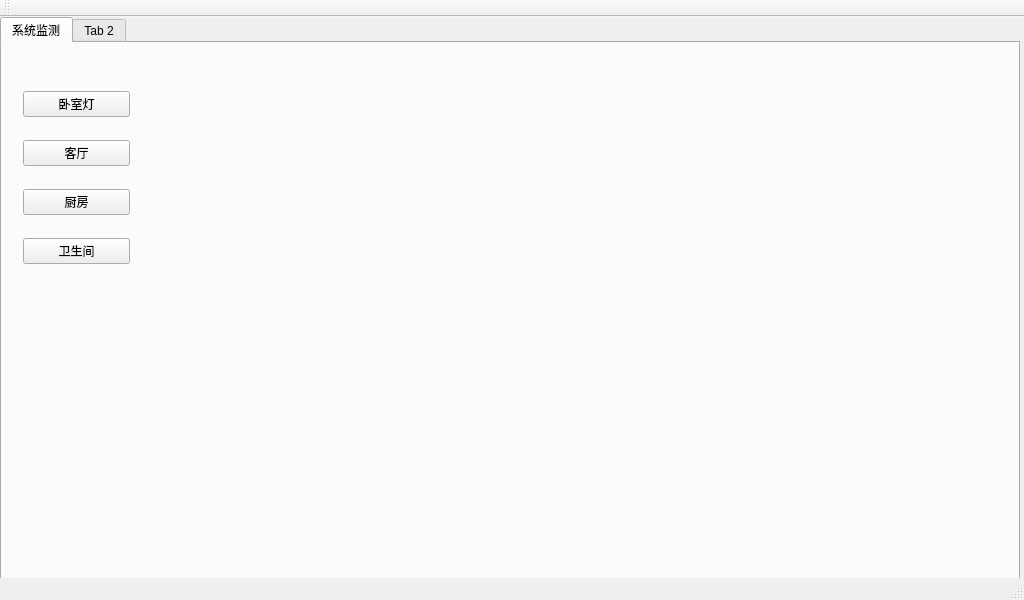
<?xml version="1.0" encoding="UTF-8"?>
<ui version="4.0">
 <class>MainWindow</class>
 <widget class="QMainWindow" name="MainWindow">
  <property name="geometry">
   <rect>
    <x>0</x>
    <y>0</y>
    <width>1024</width>
    <height>600</height>
   </rect>
  </property>
  <property name="windowTitle">
   <string>MainWindow</string>
  </property>
  <widget class="QWidget" name="centralWidget">
   <widget class="QTabWidget" name="tabWidget">
    <property name="geometry">
     <rect>
      <x>0</x>
      <y>0</y>
      <width>1020</width>
      <height>580</height>
     </rect>
    </property>
    <property name="currentIndex">
     <number>0</number>
    </property>
    <widget class="QWidget" name="tab_monitor">
     <attribute name="title">
      <string>系统监测</string>
     </attribute>
     <widget class="QWidget" name="gridLayoutWidget">
      <property name="geometry">
       <rect>
        <x>10</x>
        <y>20</y>
        <width>241</width>
        <height>231</height>
       </rect>
      </property>
      <layout class="QGridLayout" name="gridLayout_2">
       <item row="0" column="0">
        <widget class="QPushButton" name="pushButton_bed">
         <property name="text">
          <string>卧室灯</string>
         </property>
        </widget>
       </item>
       <item row="1" column="1">
        <widget class="QLabel" name="label_saloon">
         <property name="styleSheet">
          <string notr="true">image: url(:/images/light.jpg);
image: url(:/images/light.bmp);</string>
         </property>
         <property name="text">
          <string/>
         </property>
        </widget>
       </item>
       <item row="2" column="0">
        <widget class="QPushButton" name="pushButton_kitchen">
         <property name="text">
          <string>厨房</string>
         </property>
        </widget>
       </item>
       <item row="0" column="1">
        <widget class="QLabel" name="label_bed">
         <property name="styleSheet">
          <string notr="true">image: url(:/images/light.jpg);
image: url(:/images/light.bmp);</string>
         </property>
         <property name="text">
          <string/>
         </property>
        </widget>
       </item>
       <item row="1" column="0">
        <widget class="QPushButton" name="pushButton_saloon">
         <property name="text">
          <string>客厅</string>
         </property>
        </widget>
       </item>
       <item row="3" column="0">
        <widget class="QPushButton" name="pushButton_rest">
         <property name="text">
          <string>卫生间</string>
         </property>
        </widget>
       </item>
       <item row="2" column="1">
        <widget class="QLabel" name="label_kitchen">
         <property name="styleSheet">
          <string notr="true">image: url(:/images/light.jpg);
image: url(:/images/light.bmp);</string>
         </property>
         <property name="text">
          <string/>
         </property>
        </widget>
       </item>
       <item row="3" column="1">
        <widget class="QLabel" name="label_rest">
         <property name="styleSheet">
          <string notr="true">image: url(:/images/light.jpg);
image: url(:/images/light.bmp);</string>
         </property>
         <property name="text">
          <string/>
         </property>
        </widget>
       </item>
      </layout>
     </widget>
    </widget>
    <widget class="QWidget" name="tab_4">
     <attribute name="title">
      <string>Tab 2</string>
     </attribute>
    </widget>
   </widget>
  </widget>
  <widget class="QMenuBar" name="menuBar">
   <property name="geometry">
    <rect>
     <x>0</x>
     <y>0</y>
     <width>1024</width>
     <height>28</height>
    </rect>
   </property>
  </widget>
  <widget class="QToolBar" name="mainToolBar">
   <attribute name="toolBarArea">
    <enum>TopToolBarArea</enum>
   </attribute>
   <attribute name="toolBarBreak">
    <bool>false</bool>
   </attribute>
  </widget>
  <widget class="QStatusBar" name="statusBar"/>
 </widget>
 <layoutdefault spacing="6" margin="11"/>
 <resources/>
 <connections/>
</ui>
